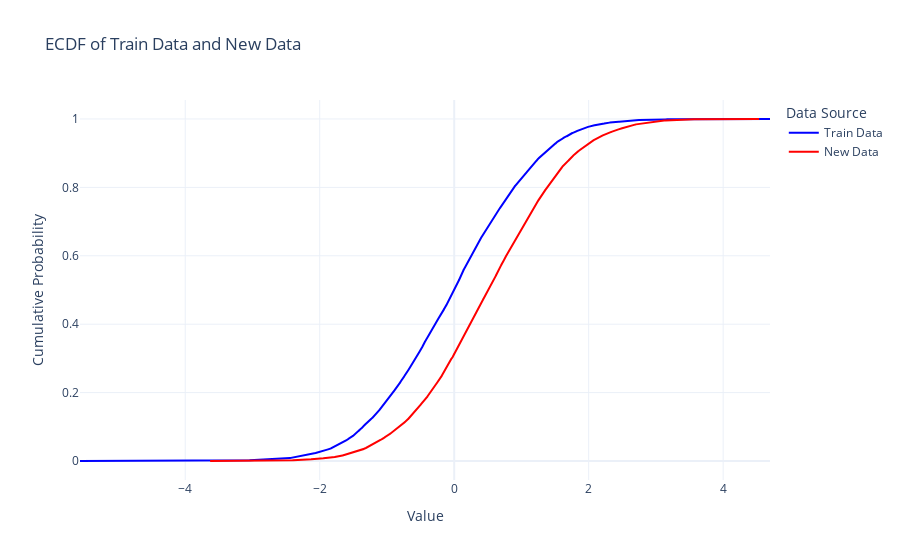

The cell this chart's notebook holds for it:
### Markdown cell above
![image-2.png](attachment:image-2.png)

### Code cell
import plotly.graph_objects as go

# Create ECDF traces for Train Data and New Data
train_trace = go.Figure(data=[
    go.Scatter(
        x=np.sort(X_train.flatten()),  # Assuming X_train is a single-feature numpy array
        y=np.linspace(0, 1, len(X_train.flatten()), endpoint=False),
        line=dict(color='blue', width=2),
        # fill='tozeroy',
        name='Train Data'
    )
])

new_data_trace = go.Figure(data=[
    go.Scatter(
        x=np.sort(new_data.flatten()),  # Assuming new_data is a single-feature numpy array
        y=np.linspace(0, 1, len(new_data.flatten()), endpoint=False),
        line=dict(color='red', width=2),
        # fill='tozeroy',
        name='New Data'
    )
])

# Combine the traces into a single figure
fig = go.Figure(data=[train_trace.data[0], new_data_trace.data[0]])

# Customize the layout
fig.update_layout(
    title="ECDF of Train Data and New Data",
    xaxis_title="Value",
    yaxis_title="Cumulative Probability",
    legend_title="Data Source",
    template='plotly_white'
)

# Display the figure
fig.show()

### Figure 1 — Plotly figure (JSON) as saved in the notebook; plotly's stock layout.template omitted (floating-point values rounded to 4 significant figures; data arrays with more than 128 entries replaced by an {"elided": "..."} marker saying what was removed)
{"data": [{"line": {"color": "blue", "width": 2}, "name": "Train Data", "type": "scatter", "x": {"elided": "16000 float values"}, "y": {"elided": "16000 float values"}}, {"line": {"color": "red", "width": 2}, "name": "New Data", "type": "scatter", "x": {"elided": "20000 float values"}, "y": {"elided": "20000 float values"}}], "layout": {"legend": {"title": {"text": "Data Source"}}, "title": {"text": "ECDF of Train Data and New Data"}, "xaxis": {"title": {"text": "Value"}}, "yaxis": {"title": {"text": "Cumulative Probability"}}}}
